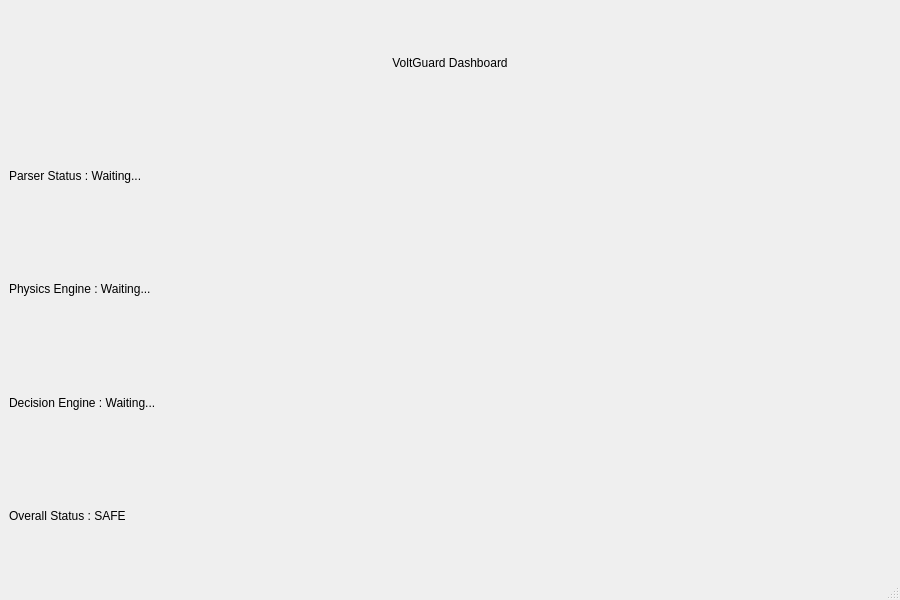
<?xml version="1.0" encoding="UTF-8"?>
<ui version="4.0">
 <class>MainWindow</class>

 <widget class="QMainWindow" name="MainWindow">

  <property name="geometry">
   <rect>
    <x>0</x>
    <y>0</y>
    <width>900</width>
    <height>600</height>
   </rect>
  </property>

  <property name="windowTitle">
   <string>VoltGuard Dashboard</string>
  </property>

  <widget class="QWidget" name="centralwidget">

   <layout class="QVBoxLayout" name="verticalLayout">

    <item>
     <widget class="QLabel" name="titleLabel">
      <property name="text">
       <string>VoltGuard Dashboard</string>
      </property>

      <property name="alignment">
       <set>Qt::AlignCenter</set>
      </property>
     </widget>
    </item>

    <item>
     <widget class="QLabel" name="parserLabel">
      <property name="text">
       <string>Parser Status : Waiting...</string>
      </property>
     </widget>
    </item>

    <item>
     <widget class="QLabel" name="physicsLabel">
      <property name="text">
       <string>Physics Engine : Waiting...</string>
      </property>
     </widget>
    </item>

    <item>
     <widget class="QLabel" name="decisionLabel">
      <property name="text">
       <string>Decision Engine : Waiting...</string>
      </property>
     </widget>
    </item>

    <item>
     <widget class="QLabel" name="systemLabel">
      <property name="text">
       <string>Overall Status : SAFE</string>
      </property>
     </widget>
    </item>

   </layout>

  </widget>

  <widget class="QStatusBar" name="statusbar"/>

 </widget>

 <resources/>

 <connections/>

</ui>
